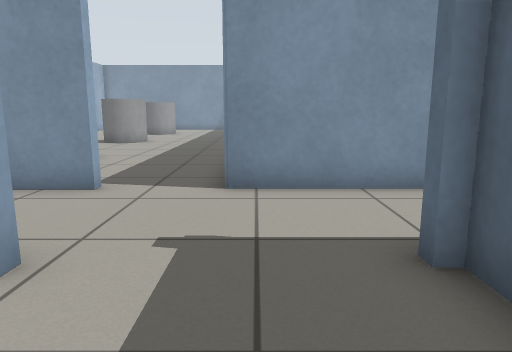
view 1 (above)

18 first-person views from a walk through a Gazebo world. The camera is 0.72 m above the floor, tilts 10° down and sees 70° across. The floor is counted in squares, 0.5 m on a side. Each view is taken from the middle of a square. On the plan, view 1 faces up. The plan holds only what a view shows up to about 16 squares ahead; the rest is blank. The place goes on beyond the plan.

view 2
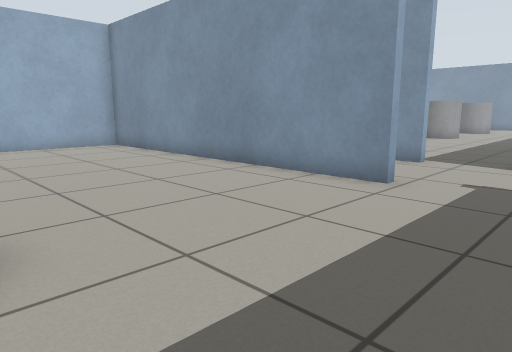

view 3
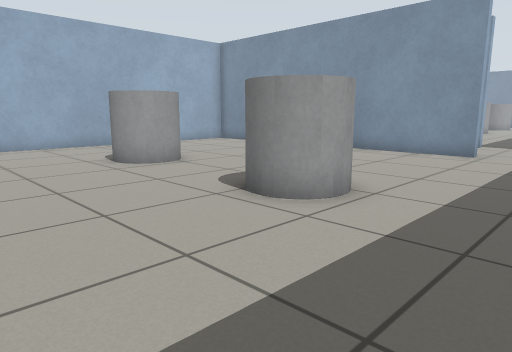

view 4
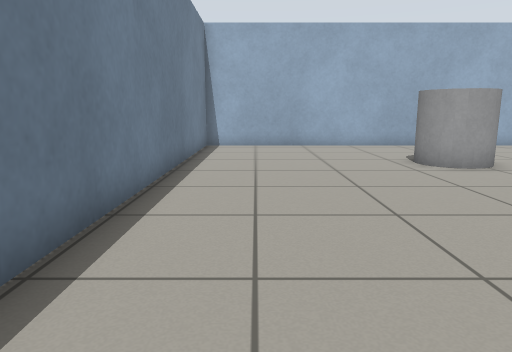

view 5
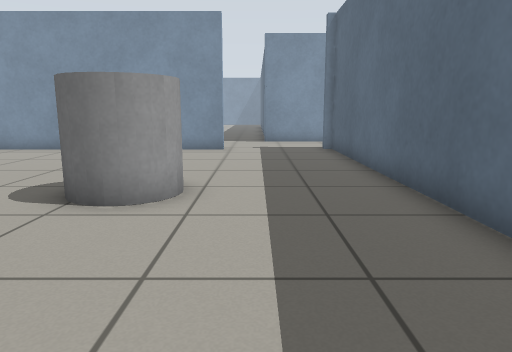

view 6
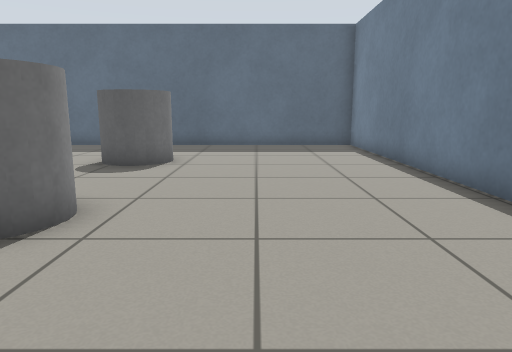

view 7
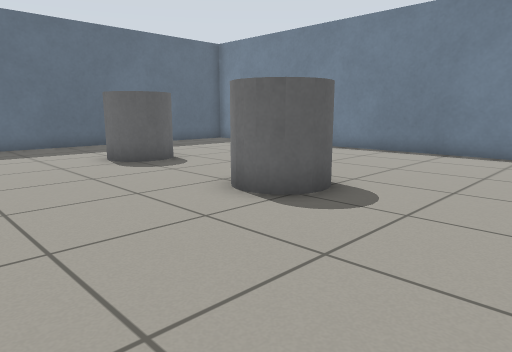

view 8
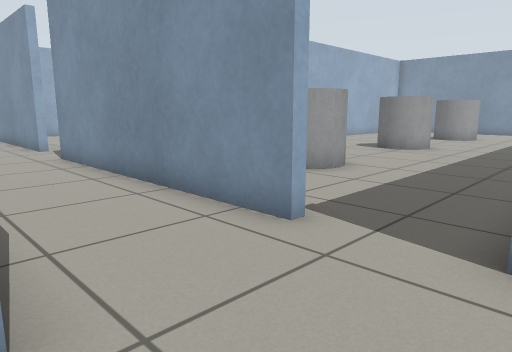

view 9
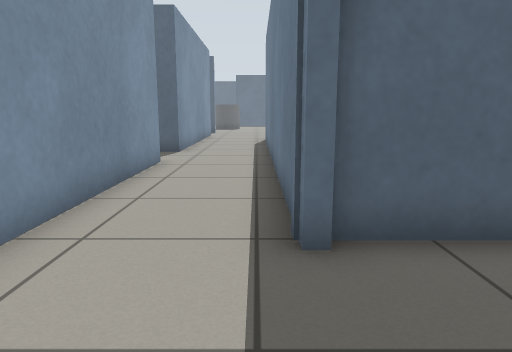

view 10
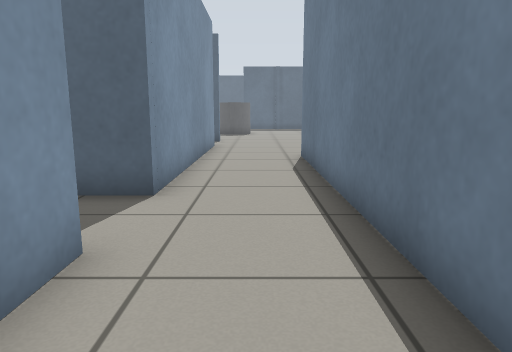

view 11
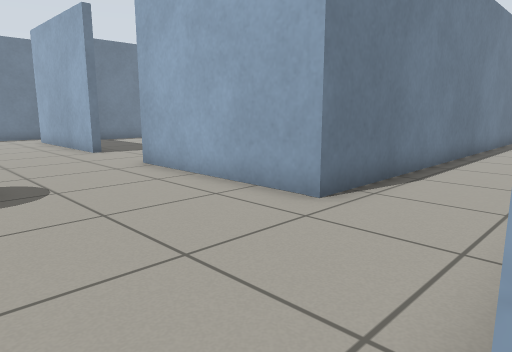

view 12
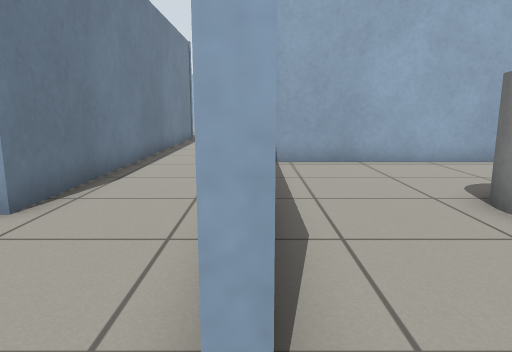

view 13
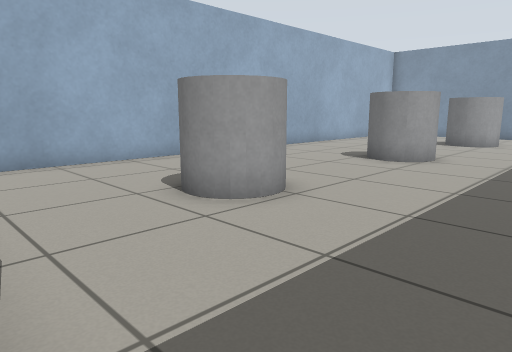

view 14
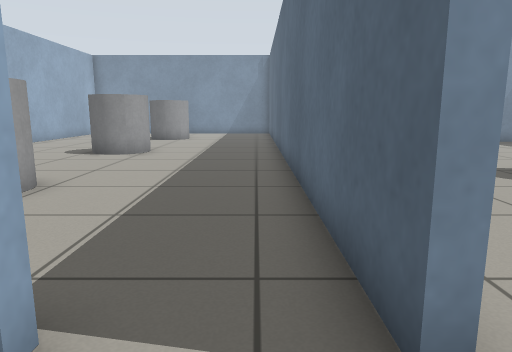

view 15
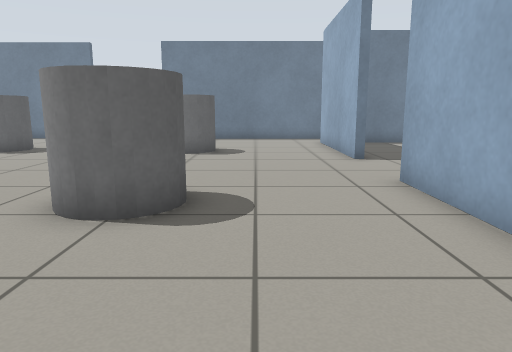

view 16
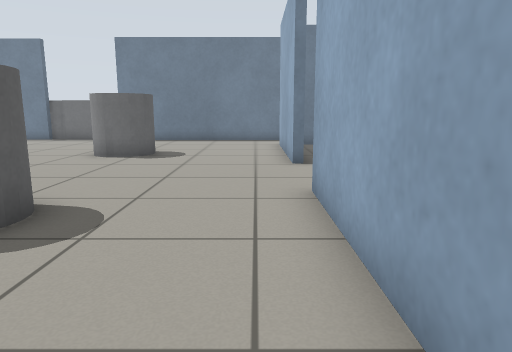

view 17
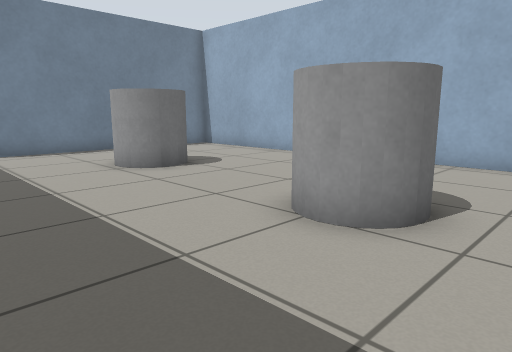

view 18
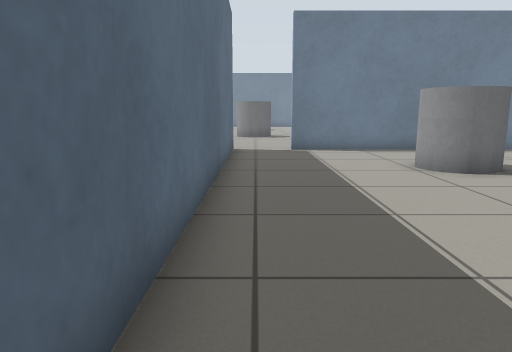

### Floor plan
Points are (right, up) in squares from view 1. A wall is a line through its corners. A room is listed if a view was taken in it or the views show most of it. See-through windows are left out.
Room 1 (views 1, 2, 3, 4, 5, 6, 7)
walls: (-2.1, 3) (-14.7, 3) (-14.7, -12.1) (1.9, -12.1) (1.9, 3.3)
ways out: opening at (-0.5, 3) to room 2
objects: grey cylinder (-10, -5) to (-8, -4); grey cylinder (-4, -5) to (-2, -4)
Room 2 (views 8, 9, 10, 14, 15, 16)
walls: (8.6, 6.8) (-0.6, 6.8); (20.8, 6.8) (11.2, 6.8); (1.6, 3.1) (1.6, 3.5) (17, 3.5) (17, -2.6); (17, -6.1) (17, -12.1); (-3, 6.8) (-12.2, 6.8)
ways out: opening at (-0.5, 3) to room 1; opening at (21.5, 7) to room 3; opening at (-15, 5); opening at (-13.5, 7); opening at (-2.5, 7); opening at (9.5, 7); opening at (17, -4.5)
objects: grey cylinder (21, -1) to (23, 0); grey cylinder (22, -9) to (23, -8)
Room 3 (views 11, 12, 13, 17, 18)
walls: (12.3, 7.1) (20.8, 7.1); (11.5, 21.5) (11.5, 7.5); (22.9, 6.7) (22.9, 21.5)
ways out: opening at (21.5, 7) to room 2
objects: grey cylinder (16, 11) to (18, 13); grey cylinder (16, 17) to (18, 19)

Positions as (right, up) in squares from view 1, and headings:
1: (0, 0), facing up
2: (1, -4), facing up-left
3: (1, -10), facing up-left
4: (1, -10), facing left
5: (-1, -11), facing up
6: (-14, -8), facing right
7: (-14, 1), facing down-right
8: (0, 3), facing up-left
9: (-2, 4), facing right
10: (5, 5), facing right
11: (22, 7), facing down-left
12: (22, 7), facing left
13: (22, 7), facing up-left
14: (22, 5), facing up
15: (20, 5), facing down
16: (18, 4), facing down
17: (22, 21), facing down-left
18: (22, 21), facing down
